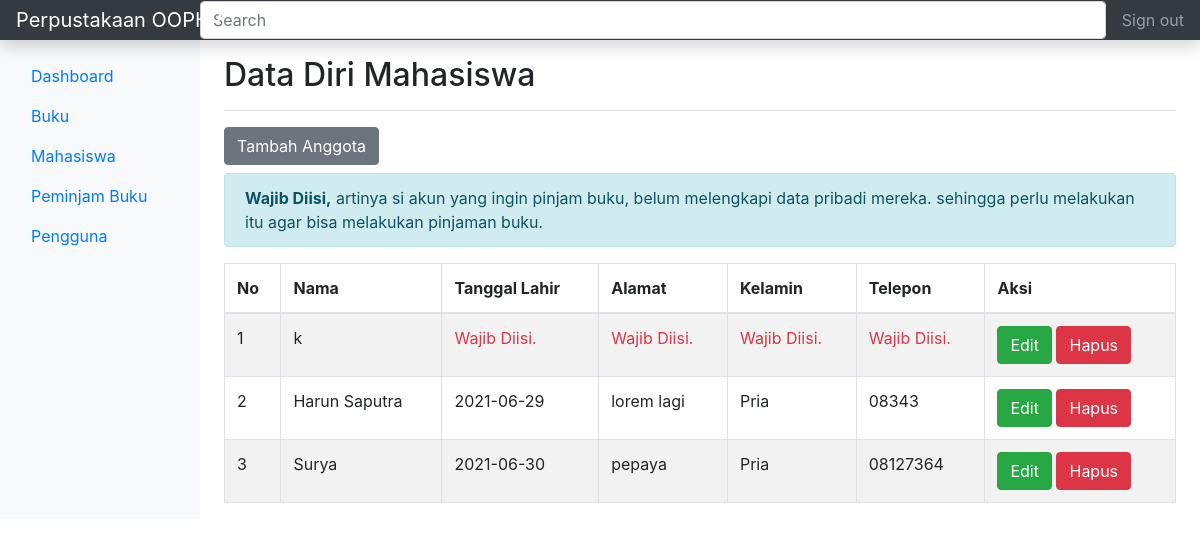
Before: /page/theme-backend.php?page=anggota (signed in) with the older database file.
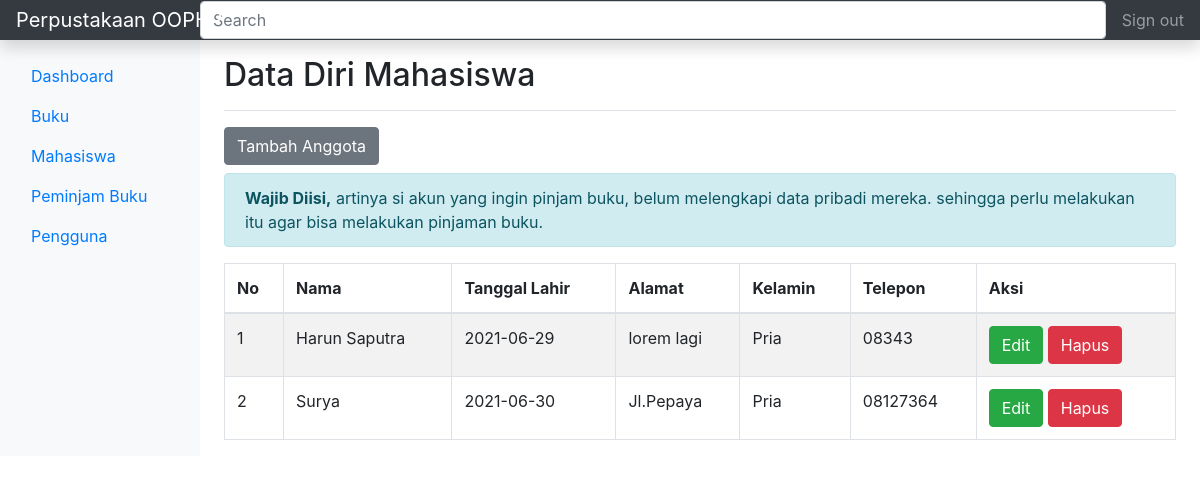
After: the same page with the newer database file.
### tables this page shows
CREATE TABLE `anggota` (
  `id_anggota` int(11) NOT NULL,
  `id_user` int(11) DEFAULT NULL,
  `tgl_lahir` date DEFAULT NULL,
  `alamat` text DEFAULT NULL,
  `jk` varchar(1) DEFAULT NULL,
  `no_hp` char(20) DEFAULT NULL
);

CREATE TABLE `user` (
  `id_user` int(11) NOT NULL,
  `nama` varchar(255) NOT NULL,
  `username` varchar(255) NOT NULL,
  `password` varchar(255) NOT NULL,
  `level` int(1) NOT NULL
);

### config/database.php (called while the page is built, shortened)
<?php
class Database{
   public $host = "localhost";
   public $username = "root";
   public $password = "";
   public $database = "app_perpustakaan_oop";
   function __construct(){
      $this->koneksi = new mysqli($this->host, $this->username, $this->password,$this->database);
   }
}

### config/anggota.php (called while the page is built, shortened)
<?php
require 'database.php';
class Anggota extends Database
{
   function getAllMembers()
   {
      $data = $this->koneksi->query("SELECT * FROM anggota INNER JOIN user ON anggota.id_user = user.id_user");
      while($row = $data->fetch_assoc()){
         $hasil[] = $row;
      }
      return $hasil;
   }
}

### page/backend/anggota/anggota.php (the view)
<?php
require '../config/anggota.php';
$db = new Anggota();
$anggota = $db->getAllMembers()
?>
<div class="d-flex justify-content-between flex-wrap flex-md-nowrap align-items-center pt-3 pb-2 mb-3 border-bottom">
<h1 class="h2">Data Diri Mahasiswa</h1>
</div>
<a href="?page=anggota&act=tambah" class="btn btn-secondary mb-2">Tambah Anggota</a>
<div class="alert alert-info" role="alert"><i class="fas fa-info"></i> <strong>Wajib Diisi,</strong> artinya si akun yang ingin pinjam buku, belum melengkapi data pribadi mereka. sehingga perlu melakukan itu agar bisa melakukan pinjaman buku.</div>
<div class="table-responsive">
   <table class="table table-bordered table-striped">
      <thead>
         <tr>
            <th>No</th>
            <th>Nama</th>
            <th>Tanggal Lahir</th>
            <th>Alamat</th>
            <th>Kelamin</th>
            <th>Telepon</th>
            <th>Aksi</th>
         </tr>
      </thead>
      <tbody>
         <?php $no = 1; foreach($anggota as $row) : ?>
            <tr>
               <td><?php echo $no++; ?></td>
               <td><?php echo ($row['nama'] == null ? '<span class="text-danger">Wajib Diisi.</span>' : $row['nama']); ?></td>
               <td><?php echo ($row['tgl_lahir'] == null ? '<span class="text-danger">Wajib Diisi.</span>' : $row['tgl_lahir']); ?></td>
               <td><?php echo ($row['alamat'] == null ? '<span class="text-danger">Wajib Diisi.</span>' : $row['alamat']); ?></td>
               <td><?php echo ($row['jk'] == null ? '<span class="text-danger">Wajib Diisi.</span>' : ($row['jk'] == 'L' ? 'Pria' : 'Wanita')); ?></td>
               <td><?php echo ($row['no_hp'] == null ? '<span class="text-danger">Wajib Diisi.</span>' : $row['no_hp']); ?></td>
               <td>
                  <a href="?page=anggota&act=edit&id=<?php echo $row['id_anggota']; ?>" class="btn btn-success btn-xs">Edit</a>
                  <a href="?page=anggota&act=hapus&id=<?php echo $row['id_anggota']; ?>" class="btn btn-danger btn-xs" onclick="return confirm('Yakin Hapus ?')">Hapus</a>
               </td>
            </tr>
         <?php endforeach; ?>
      </tbody>
   </table>
</div>

Changed rows visible on the page:
no longer on this page (row unchanged): anggota: id_user.nama "k", shows "Wajib Diisi."
changed anggota "Surya": alamat "pepaya" → "Jl.Pepaya"
